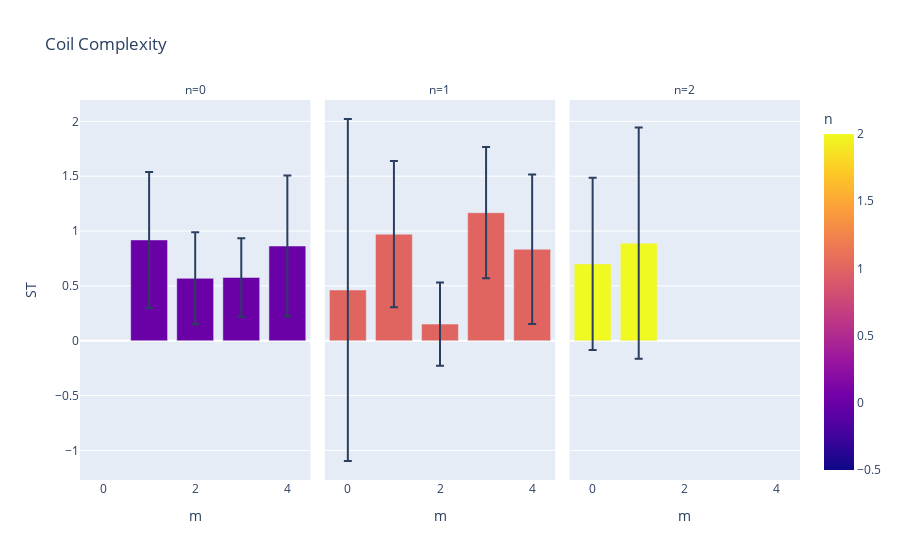

The code cell stored with this chart in its notebook:
### Markdown cell above
## CSV analysis

### Code cell
import pandas as pd
import numpy as np
import plotly.express as px
import ipywidgets

mmesh, nmesh = np.meshgrid(np.arange(Mpol_max), np.arange(Ntor_max))
map_to_mn = {f"M{i}": (m, n) for m, n, i in zip(mmesh.flatten(), nmesh.flatten(), range(Ntor_max*Mpol_max))}

def implot_df(df:pd.DataFrame, **kwargs):
  df["mn"] = df.index.to_series().map(map_to_mn)
  df["m"] = df["mn"].apply(lambda x: x[0])
  df["n"] = df["mn"].apply(lambda x: x[1])

  return px.bar(df, x="m", y=df.columns[0], color="n",facet_col="n", error_y=df.columns[1], barmode="group", **kwargs)
  return px.scatter(df, "n","m", color=df.columns[0], size=df.columns[1], title="Impact of geometry coefficients")

analysis_folder = ""
def load_dataframes(campaign_folder):
  global analysis_folder, first_Si_complexity, total_Si_complexity, total_Si_BdotN, first_Si_BdotN
  try:
    first_Si_complexity = pd.read_csv(os.path.join(campaign_folder,"first_Si_complex_landreman.csv"), index_col=0)
    total_Si_complexity = pd.read_csv(os.path.join(campaign_folder,"total_Si_complex_landreman.csv"), index_col=0)
    total_Si_BdotN = pd.read_csv(os.path.join(campaign_folder,"total_Si_BdotN_landreman.csv"), index_col=0)
    first_Si_BdotN = pd.read_csv(os.path.join(campaign_folder,"first_Si_BdotN_landreman.csv"), index_col=0)

    analysis_folder = campaign_folder

    implot_df(total_Si_complexity, title="Coil Complexity").show()
  except:
    print("could not find files at", campaign_folder)
out_dir = "output"
directories = [os.path.join(out_dir, name) for name in os.listdir(out_dir) if os.path.isdir(os.path.join(out_dir, name))]
ipywidgets.interact(load_dataframes, campaign_folder=ipywidgets.Dropdown(options=reversed(directories)))

### Figure 1 — Plotly figure (JSON) as saved in the notebook; plotly's stock layout.template omitted (floating-point values rounded to 4 significant figures)
{"data": [{"alignmentgroup": "True", "error_y": {"array": [0.6201, 0.4193, 0.358, 0.6426]}, "hovertemplate": "n=%{marker.color}<br>m=%{x}<br>ST=%{y}<extra></extra>", "legendgroup": "", "marker": {"color": [0, 0, 0, 0], "coloraxis": "coloraxis", "pattern": {"shape": ""}}, "name": "", "offsetgroup": "", "orientation": "v", "showlegend": false, "textposition": "auto", "type": "bar", "x": [1, 2, 3, 4], "xaxis": "x", "y": [0.9191, 0.5691, 0.5771, 0.8636], "yaxis": "y"}, {"alignmentgroup": "True", "error_y": {"array": [1.559, 0.6672, 0.3798, 0.5985, 0.6825]}, "hovertemplate": "n=%{marker.color}<br>m=%{x}<br>ST=%{y}<extra></extra>", "legendgroup": "", "marker": {"color": [1, 1, 1, 1, 1], "coloraxis": "coloraxis", "pattern": {"shape": ""}}, "name": "", "offsetgroup": "", "orientation": "v", "showlegend": false, "textposition": "auto", "type": "bar", "x": [0, 1, 2, 3, 4], "xaxis": "x2", "y": [0.4626, 0.9721, 0.152, 1.168, 0.8341], "yaxis": "y2"}, {"alignmentgroup": "True", "error_y": {"array": [0.7858, 1.054]}, "hovertemplate": "n=%{marker.color}<br>m=%{x}<br>ST=%{y}<extra></extra>", "legendgroup": "", "marker": {"color": [2, 2], "coloraxis": "coloraxis", "pattern": {"shape": ""}}, "name": "", "offsetgroup": "", "orientation": "v", "showlegend": false, "textposition": "auto", "type": "bar", "x": [0, 1], "xaxis": "x3", "y": [0.7008, 0.8897], "yaxis": "y3"}], "layout": {"annotations": [{"font": {}, "showarrow": false, "text": "n=0", "x": 0.16, "xanchor": "center", "xref": "paper", "y": 1, "yanchor": "bottom", "yref": "paper"}, {"font": {}, "showarrow": false, "text": "n=1", "x": 0.5, "xanchor": "center", "xref": "paper", "y": 1, "yanchor": "bottom", "yref": "paper"}, {"font": {}, "showarrow": false, "text": "n=2", "x": 0.84, "xanchor": "center", "xref": "paper", "y": 1, "yanchor": "bottom", "yref": "paper"}], "barmode": "group", "coloraxis": {"colorbar": {"title": {"text": "n"}}, "colorscale": [[0, "#0d0887"], [0.1111, "#46039f"], [0.2222, "#7201a8"], [0.3333, "#9c179e"], [0.4444, "#bd3786"], [0.5556, "#d8576b"], [0.6667, "#ed7953"], [0.7778, "#fb9f3a"], [0.8889, "#fdca26"], [1, "#f0f921"]]}, "legend": {"tracegroupgap": 0}, "title": {"text": "Coil Complexity"}, "xaxis": {"anchor": "y", "domain": [0, 0.32], "title": {"text": "m"}}, "xaxis2": {"anchor": "y2", "domain": [0.34, 0.66], "matches": "x", "title": {"text": "m"}}, "xaxis3": {"anchor": "y3", "domain": [0.68, 1.0], "matches": "x", "title": {"text": "m"}}, "yaxis": {"anchor": "x", "domain": [0, 1], "title": {"text": "ST"}}, "yaxis2": {"anchor": "x2", "domain": [0, 1], "matches": "y", "showticklabels": false}, "yaxis3": {"anchor": "x3", "domain": [0, 1], "matches": "y", "showticklabels": false}}}
